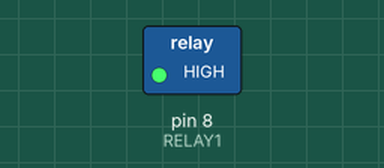
Recording of a sketch running on a simulated Arduino Uno, built with avr-gcc and run on an emulated ATmega328P. On the bench: switched loads named in the sketch (green lamp = pin HIGH). Dashed ring = blinking.

Above: at 0.2 s.
Timing chart, 0 to 3.0 s (numbered marks = the images above):
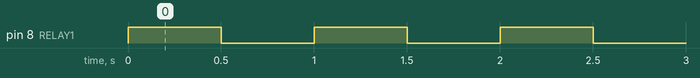

The sketch:

SloraPush.ino
```cpp
#define RELAY1 7  // Connect IN1 to D7
#define RELAY1 8  // Connect IN2 to D8

void setup() {
  pinMode(RELAY1, OUTPUT);


  // Ensure relays are off initially
  digitalWrite(RELAY1, LOW);

}

void loop() {
  digitalWrite(RELAY1, HIGH); // Turn ON Relay 1
  delay(500);                // Wait 2 seconds
  digitalWrite(RELAY1, LOW);  // Turn OFF Relay 1
  delay(500);                // Wait 2 seconds
}
```

Measured:
- by itself, pin 8 (RELAY1): alternates HIGH for 0.50 s and LOW for 0.50 s
